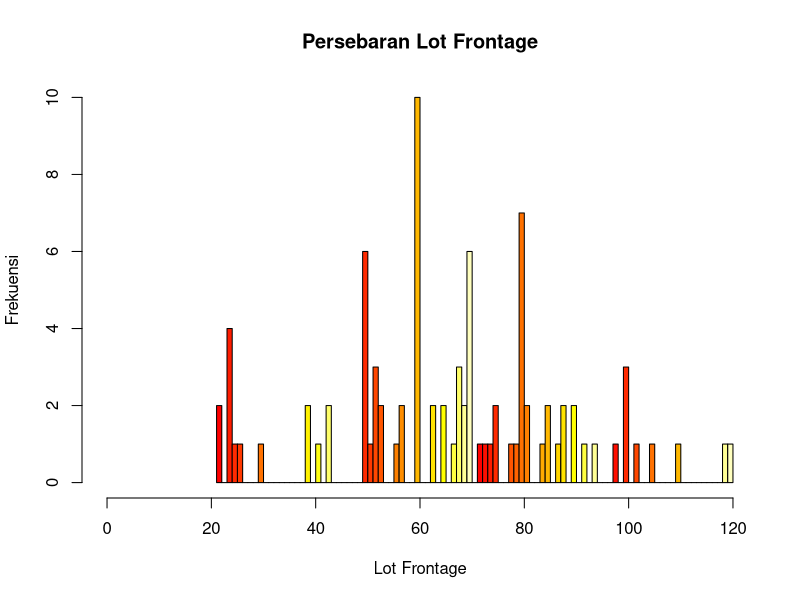
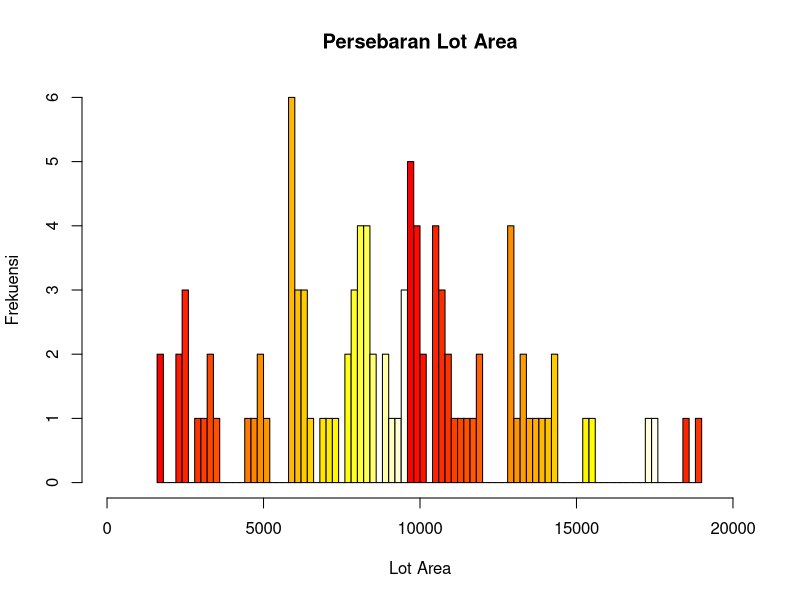
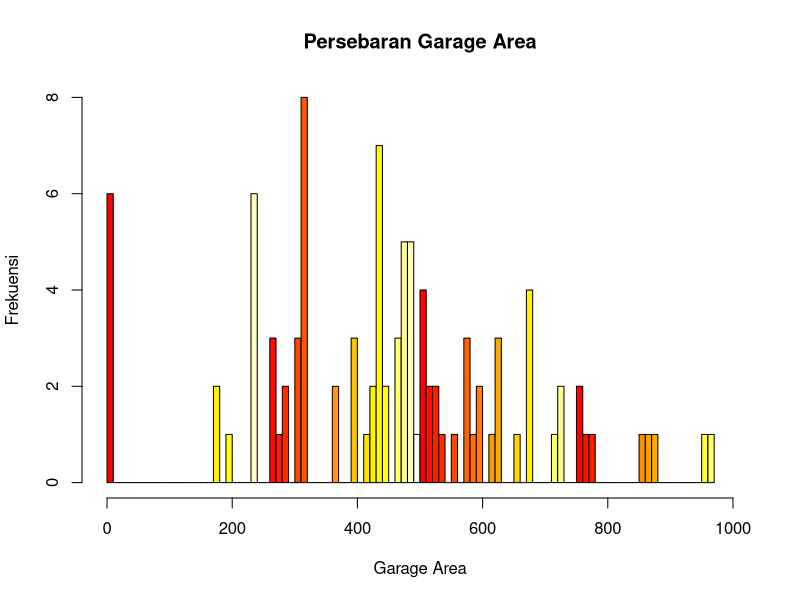
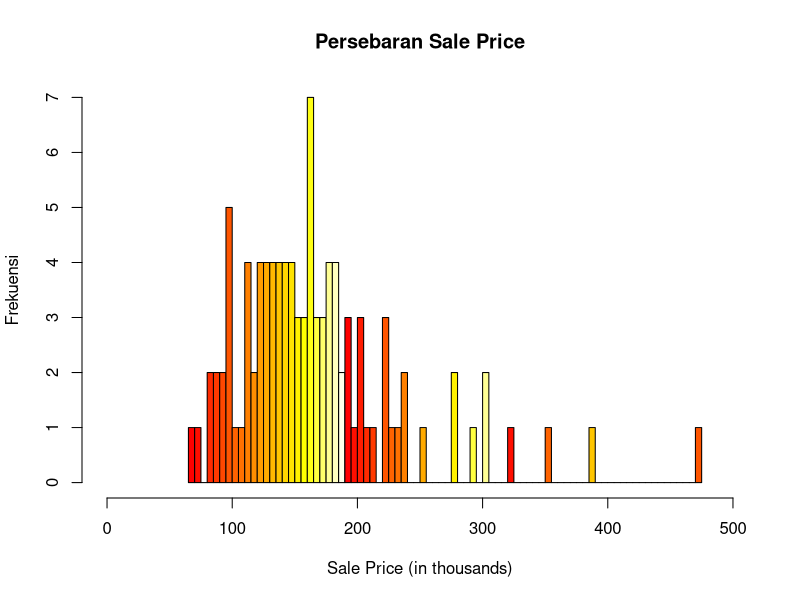
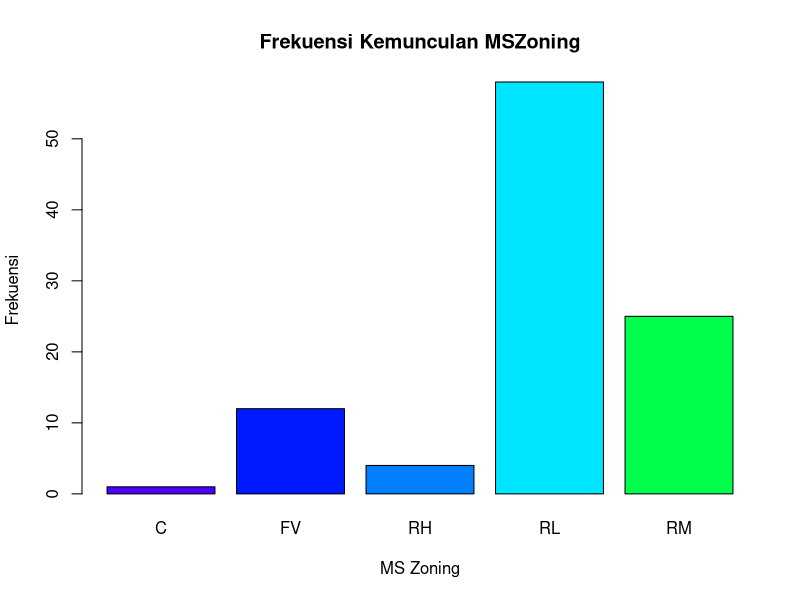
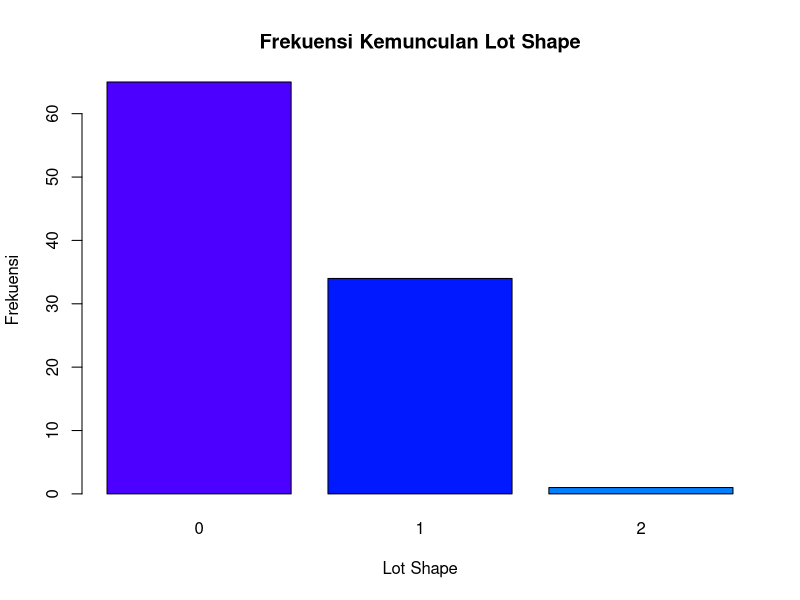
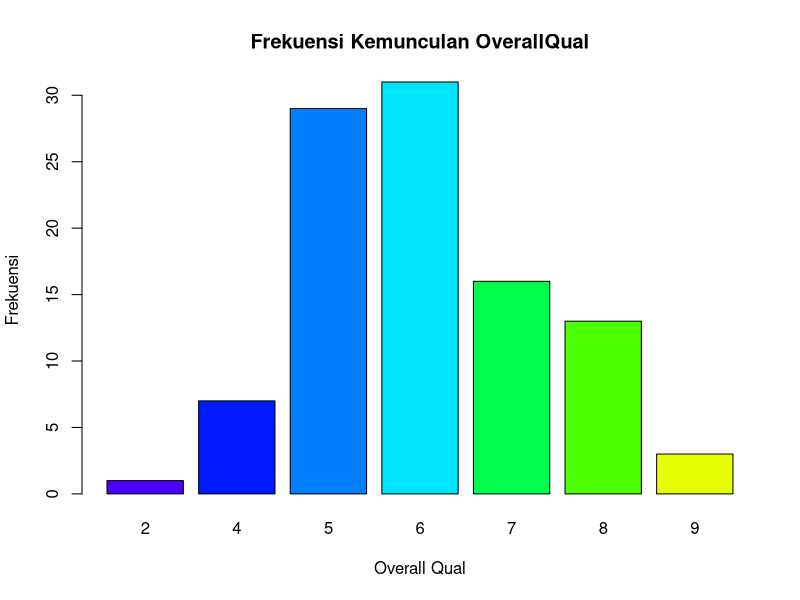
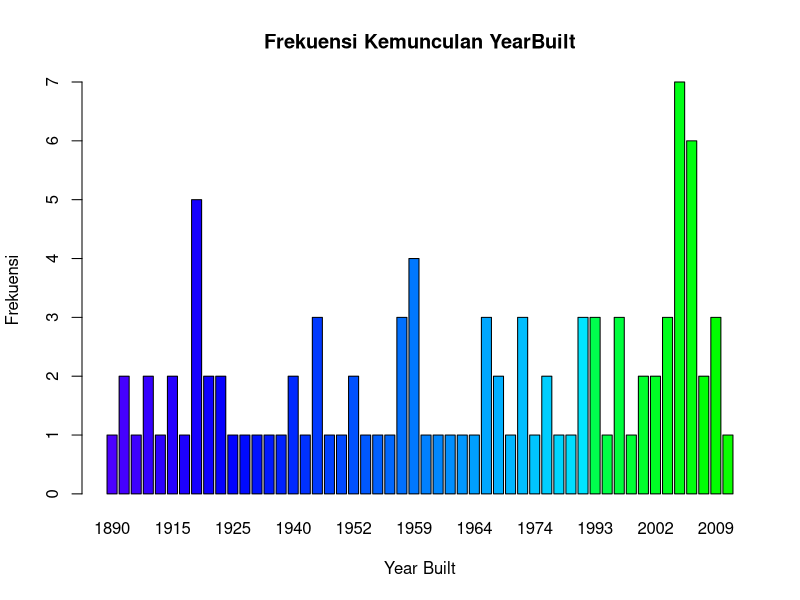

These charts were generated, in order, by the following R code:
#2
str(mtcars)


#3
data <- read.csv("houseprices.csv")
summary(data)


#4
salesprice = c()
salesprice
for (i in 1:100){
  salesprice[i] = floor(data$SalePrice[i]/1000)
  data$SalePrice[i]
  salesprice[i]
}

hist(data$LotFrontage, xlab= "Lot Frontage", ylab="Frekuensi",
     main="Persebaran Lot Frontage",xlim=c(0,120),
     breaks = 100,col = heat.colors(25))
hist(data$LotArea, xlab= "Lot Area", ylab="Frekuensi",
     main="Persebaran Lot Area", xlim=c(0,20000), 
     breaks = 100, col = heat.colors(40))
hist(data$GarageArea, xlab= "Garage Area", ylab="Frekuensi",
     main="Persebaran Garage Area", xlim=c(0,1000),
     breaks = 100, col = heat.colors(25))
hist(salesprice, xlab= "Sale Price (in thousands)", ylab="Frekuensi",
     main="Persebaran Sale Price", xlim=c(0,500),
     breaks = 100, col = heat.colors(25))


barplot(table(data$MSZoning), xlab= "MS Zoning", ylab="Frekuensi", 
        main="Frekuensi Kemunculan MSZoning",col = topo.colors(10))
barplot(table(data$LotShape), xlab= "Lot Shape", ylab="Frekuensi", 
        main="Frekuensi Kemunculan Lot Shape",col = topo.colors(10))
barplot(table(data$OverallQual), xlab= "Overall Qual", ylab="Frekuensi", 
        main="Frekuensi Kemunculan OverallQual",col = topo.colors(10))
barplot(table(data$YearBuilt), xlab= "Year Built", ylab="Frekuensi", 
        main="Frekuensi Kemunculan YearBuilt",col = topo.colors(120))
barplot(table(data$RoofStyle), xlab= "Roof Style", ylab="Frekuensi", 
        main="Frekuensi Kemunculan RoofStyle",col = topo.colors(10))



#5
pairs(data[,c("LotFrontage","LotArea","GarageArea","SalePrice")],
      bg = rainbow(3),
      col = rainbow(3),
      pch = 21)
